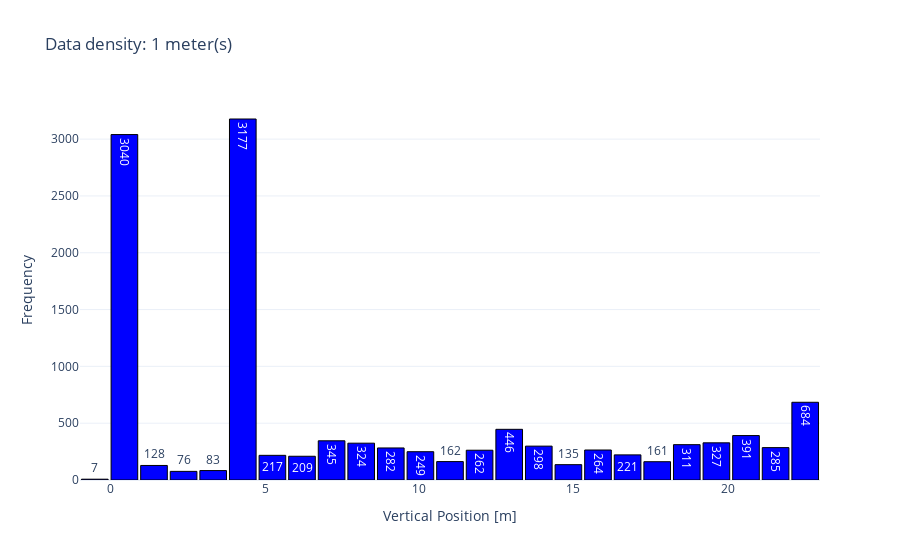

The notebook cell saved with this chart:
### Code cell
width = 1 # meters

initial_density = analysis.calculate_density(x_row, y_row, width)
plots.plot_histogram(initial_density, 
                    value_column='x_bin', 
                    weight_column='frequency',
                    x_axis_title='Vertical Position [m]',
                    y_axis_title='Frequency',
                    title=f'Data density: {width} meter(s)',
                    num_bins=len(initial_density)
                    )

### Figure 1 — Plotly figure (JSON) as saved in the notebook; plotly's stock layout.template omitted (floating-point values rounded to 4 significant figures)
{"data": [{"marker": {"color": "blue", "line": {"color": "black", "width": 1}}, "text": [7, 3040, 128, 76, 83, 3177, 217, 209, 345, 324, 282, 249, 162, 262, 446, 298, 135, 264, 221, 161, 311, 327, 391, 285, 684], "textposition": "auto", "type": "bar", "x": [-0.52, 0.44, 1.4, 2.36, 3.32, 4.28, 5.24, 6.2, 7.16, 8.12, 9.08, 10.04, 11, 11.96, 12.92, 13.88, 14.84, 15.8, 16.76, 17.72, 18.68, 19.64, 20.6, 21.56, 22.52], "y": [7, 3040, 128, 76, 83, 3177, 217, 209, 345, 324, 282, 249, 162, 262, 446, 298, 135, 264, 221, 161, 311, 327, 391, 285, 684]}], "layout": {"bargap": 0.1, "title": {"text": "Data density: 1 meter(s)"}, "xaxis": {"title": {"text": "Vertical Position [m]"}}, "yaxis": {"title": {"text": "Frequency"}}}}
